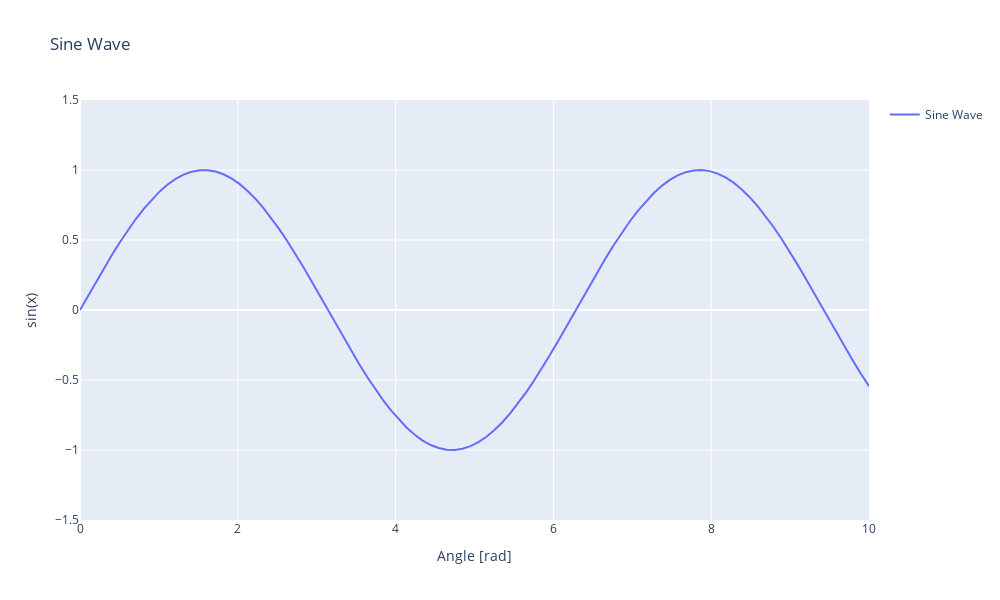

The notebook cell saved with this chart:
### Code cell
# Line Plot Data
x_line = np.linspace(0, 10, 100)
y_line = np.sin(x_line)

# Basic Line Plot
plt.plot(x_line, y_line, label='Sine Wave')
plt.xlabel('Angle [rad]')
plt.ylabel('sin(x)')
plt.title('Sine Wave')
plt.xlim(0, 10)
plt.ylim(-1.5, 1.5)
plt.legend()
plt.set_size(10, 6)
plt.show()
